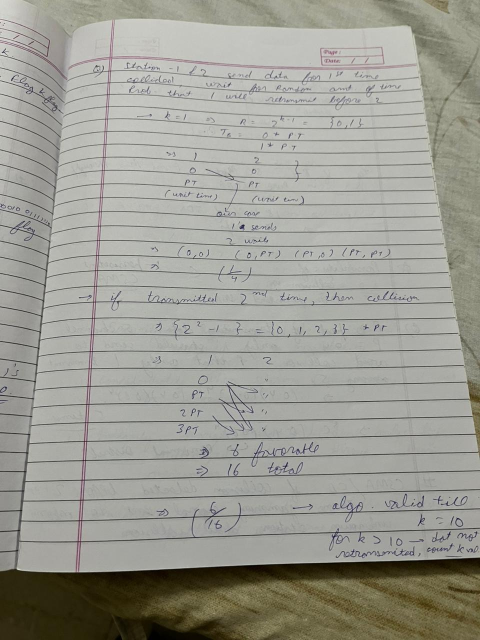
#> input picture data/real/WhatsApp Image 2026-07-02 at 20.00.42 (1).jpeg, 960 x 1280 px (shown at 1/2 size); its folder holds only this picture in this run
$ python diagnose.py
#> lines starting #> are read from the running program, lines starting #| are printed output that depends on the picture; after the words box and inside, x2 and y2 are one past the last pixel; in counts of white or black regions, pixels touching at a corner belong together
### features.py
import numpy as np
from PIL import Image, ImageFilter
from scipy.ndimage import sobel

MAX_DIM = 512


def load_image(path):
    img = Image.open(path).convert("RGB")
#> img is the input picture: PIL image 960x1280 RGB; mean R, G, B 155.7, 155.3, 146.8
    w, h = img.size
#> w = 960; h = 1280
    scale = MAX_DIM / max(w, h)
#> scale = 0.4
    if scale < 1.0:
        img = img.resize((max(1, int(w * scale)), max(1, int(h * scale))), Image.BILINEAR)
#> img: PIL image 384x512 RGB
    rgb = np.asarray(img, dtype=np.uint8)
    gray = np.asarray(img.convert("L"), dtype=np.float32)
    return gray, rgb


def pixel_grid_score(gray):

    gx = sobel(gray, axis=1)
    gy = sobel(gray, axis=0)

    vert = np.mean(np.abs(gx))
    hori = np.mean(np.abs(gy))

    fx = np.abs(np.fft.rfft(np.mean(np.abs(gx), axis=0)))
    fy = np.abs(np.fft.rfft(np.mean(np.abs(gy), axis=1)))

    fx[0] = 0
    fy[0] = 0

    peak = max(fx.max(), fy.max())
    avg = (fx.mean() + fy.mean()) / 2.0 + 1e-6

    score = peak / avg

    return float(np.clip((score - 5.0) / 15.0, 0.0, 1.0))

# [18 lines left out: function highlight_score, not called in this run]


def banding_score(rgb):
    gray = np.asarray(Image.fromarray(rgb).convert("L"), dtype=np.float32)

    blurred = np.asarray(Image.fromarray(gray.astype(np.uint8)).filter(ImageFilter.GaussianBlur(2)), dtype=np.float32)
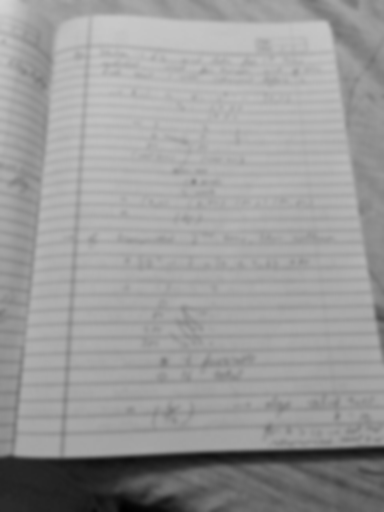
#> blurred: shape (512, 384) float32; min 1, max 212, mean 154.5
    local_var = (gray - blurred) ** 2
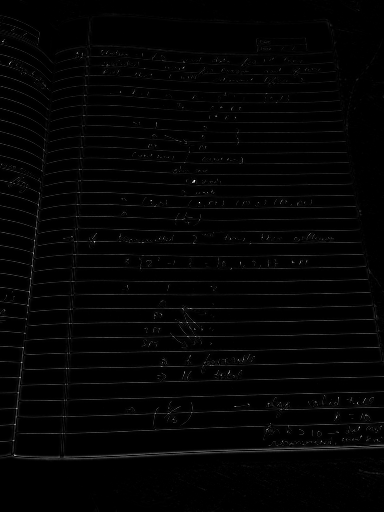
#> local_var: shape (512, 384) float32; min 0, max 8836, mean 137.2; drawn with min black and max white
    smooth_mask = local_var < np.percentile(local_var, 50)
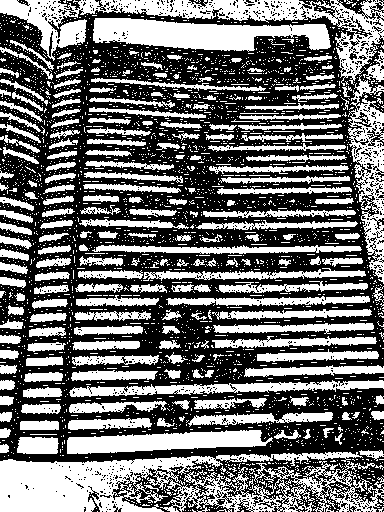
#> smooth_mask: shape (512, 384) bool; 44.2% white; 3023 white regions (2800 under 20 px), largest, box (x1, y1, x2, y2) and area: (0, 452, 384, 512) 12684, (0, 0, 384, 86) 7644, (93, 18, 331, 52) 5089

    if smooth_mask.sum() < 200:
        return 0.0

    gx = np.diff(gray, axis=1)
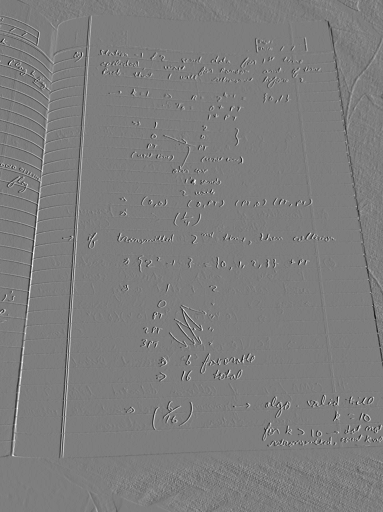
#> gx: shape (512, 383) float32; min -88, max 90, mean 0; drawn with min black and max white
    gy = np.diff(gray, axis=0)

    gx_mask = smooth_mask[:, :-1] & smooth_mask[:, 1:]
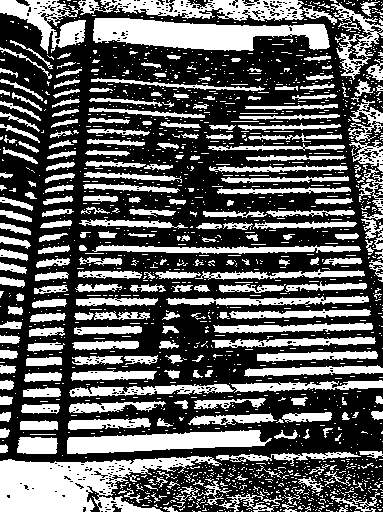
#> gx_mask: shape (512, 383) bool; 37.1% white; 1749 white regions (1494 under 20 px), largest, box (x1, y1, x2, y2) and area: (0, 456, 222, 512) 6649, (93, 18, 330, 51) 4973, (0, 0, 337, 54) 4879
    gy_mask = smooth_mask[:-1, :] & smooth_mask[1:, :]
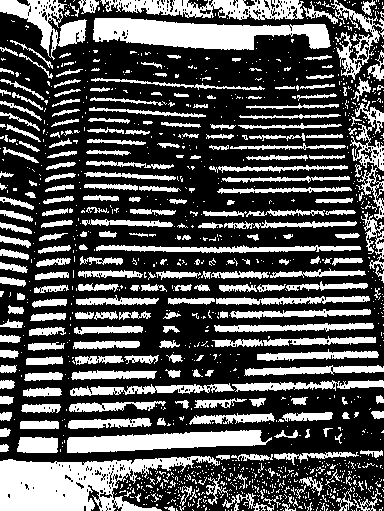
#> gy_mask: shape (511, 384) bool; 33% white; 1238 white regions (976 under 20 px), largest, box (x1, y1, x2, y2) and area: (0, 456, 220, 511) 6526, (93, 18, 331, 50) 4818, (67, 430, 272, 453) 2999

    all_diffs = np.concatenate([gx[gx_mask], gy[gy_mask]])
    if all_diffs.size < 100:
        return 0.0

    exact_zero_frac = float(np.mean(all_diffs == 0))
#> exact_zero_frac = 0.391
    return float(np.clip((exact_zero_frac - 0.03) / 0.25, 0.0, 1.0))


def extract_features(path):
    gray, rgb = load_image(path)
    return {
        "banding": banding_score(rgb),
        "pixelgrid" : pixel_grid_score(gray),
    }
#> in pixel_grid_score, `gy = sobel(gray, axis=0)`:
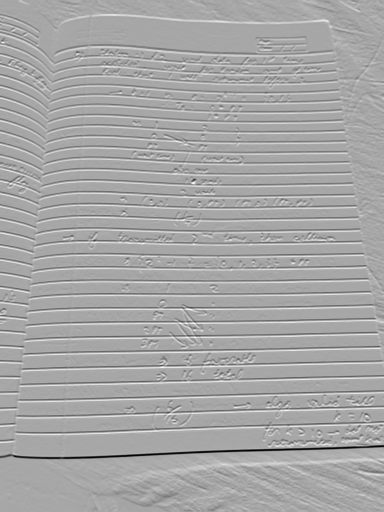
#> gy: shape (512, 384) float32; min -645, max 339, mean -1.5; drawn with min black and max white
#> in pixel_grid_score, `vert = np.mean(np.abs(gx))`: vert = 16.27
#> in pixel_grid_score, `hori = np.mean(np.abs(gy))`: hori = 42.17
#> in pixel_grid_score, `fx = np.abs(np.fft.rfft(np.mean(np.abs(gx), axis=0)))`: fx = 193 values, max 6246.4 at index 0, min 3.44 at index 76, mean 86.19
#> in pixel_grid_score, `fy = np.abs(np.fft.rfft(np.mean(np.abs(gy), axis=1)))`: fy = 257 values, max 21591.7 at index 0, min 24.18 at index 115, mean 490.6
#> in pixel_grid_score, `peak = max(fx.max(), fy.max())`: peak = 2140.1
#> in pixel_grid_score, `avg = (fx.mean() + fy.mean()) / 2.0 + 1e-6`: avg = 230.2
#> in pixel_grid_score, `score = peak / avg`: score = 9.3

### diagnose.py
# local indepdnt check

import os
import glob
import numpy as np
from features import extract_features
from sklearn.linear_model import LogisticRegression
from sklearn.model_selection import cross_val_predict, StratifiedKFold

REAL_DIR = "data/real"
SCREEN_DIR = "data/screen"


def main():
    real_paths = sorted(glob.glob(os.path.join(REAL_DIR, "*")))
    screen_paths = sorted(glob.glob(os.path.join(SCREEN_DIR, "*")))

    # figure out feature names dynamically from whatever features.py returns
    sample_feats = extract_features(real_paths[0])
#> sample_feats = {'banding': 1, 'pixelgrid': 0.286}
    feat_names = sorted(sample_feats.keys())
#> feat_names = ['banding', 'pixelgrid']
    print(f"Using features: {feat_names}\n")
#| Using features: ['banding', 'pixelgrid']

    X, y, paths = [], [], []
    for p in real_paths:
        f = extract_features(p)
#> f = {'banding': 1, 'pixelgrid': 0.286}
        X.append([f[k] for k in feat_names])
        y.append(0)
        paths.append(p)
    for p in screen_paths:
        f = extract_features(p)
        X.append([f[k] for k in feat_names])
        y.append(1)
        paths.append(p)

    X = np.array(X)
#> X = [[1, 0.286]]
    y = np.array(y)
    paths = np.array(paths)

    n_splits = min(5, min(np.bincount(y)))
#> (the run stopped early here; a loop or call above may not have finished)

$ run again, on data/real/WhatsApp Image 2026-07-02 at 20.00.43 (2).jpeg
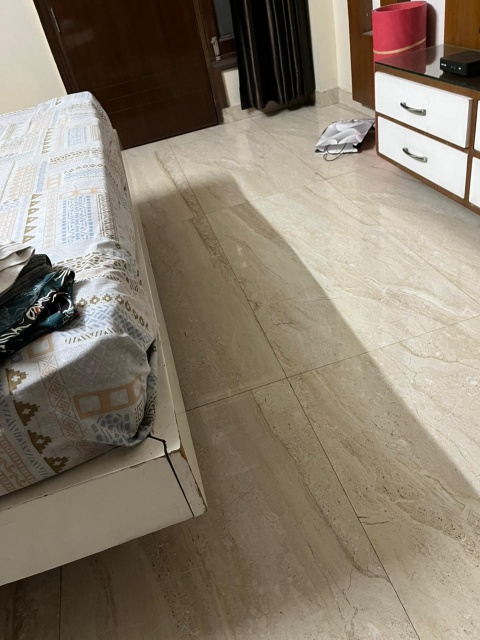
#> input picture data/real/WhatsApp Image 2026-07-02 at 20.00.43 (2).jpeg, 960 x 1280 px (shown at 1/2 size)
#> in load_image, img is the input picture: PIL image 960x1280 RGB; mean R, G, B 136.1, 125, 109.2
#> img: PIL image 384x512 RGB
#> in banding_score, `smooth_mask = local_var < np.percentile(local_var, 50)`:
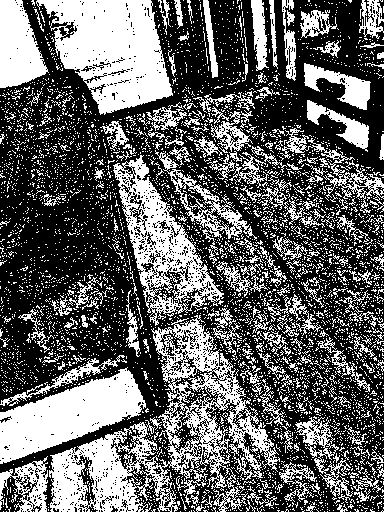
#> smooth_mask: shape (512, 384) bool; 39.1% white; 4997 white regions (4771 under 20 px), largest, box (x1, y1, x2, y2) and area: (49, 315, 280, 512) 13482, (36, 0, 173, 115) 9595, (0, 367, 146, 464) 6890
#> gx_mask: shape (512, 383) bool; 26.1% white; 3667 white regions (3492 under 20 px), largest, box (x1, y1, x2, y2) and area: (36, 0, 172, 114) 9093, (0, 368, 145, 464) 6697, (49, 434, 142, 512) 3631
#> in banding_score, `gy_mask = smooth_mask[:-1, :] & smooth_mask[1:, :]`:
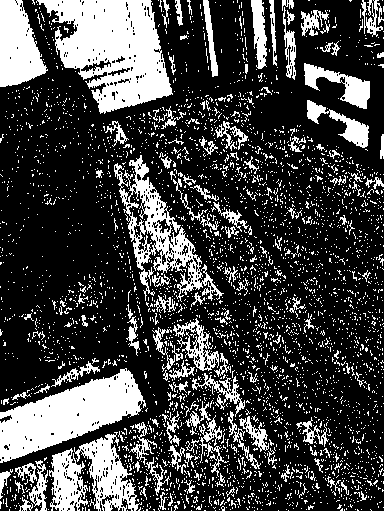
#> gy_mask: shape (511, 384) bool; 26.4% white; 3736 white regions (3589 under 20 px), largest, box (x1, y1, x2, y2) and area: (36, 0, 173, 114) 9049, (0, 368, 146, 463) 6658, (114, 155, 224, 302) 3848
#> exact_zero_frac = 0.447
#> vert = 27.81
#> hori = 25.24
#> fx = 193 values, max 10679.5 at index 0, min 2.31 at index 192, mean 179.9
#> fy = 257 values, max 12924.5 at index 0, min 2.63 at index 224, mean 160.9
#> peak = 2879.2
#> avg = 117.6
#> score = 24.49
#> sample_feats = {'banding': 1, 'pixelgrid': 1}
#> feat_names = ['banding', 'pixelgrid']
#| Using features: ['banding', 'pixelgrid']
#> f = {'banding': 1, 'pixelgrid': 1}
#> X = [[1, 1]]

$ run again, on data/real/WhatsApp Image 2026-07-02 at 20.00.43.jpeg
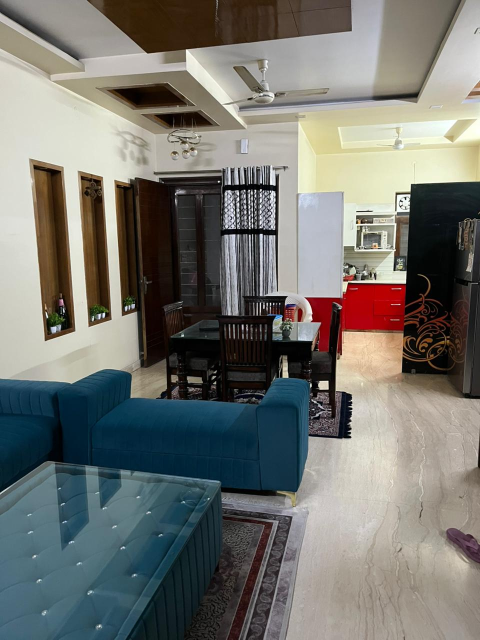
#> input picture data/real/WhatsApp Image 2026-07-02 at 20.00.43.jpeg, 960 x 1280 px (shown at 1/2 size)
#> in load_image, img is the input picture: PIL image 960x1280 RGB; mean R, G, B 116.7, 116.9, 111.7
#> img: PIL image 384x512 RGB
#> in banding_score, `smooth_mask = local_var < np.percentile(local_var, 50)`:
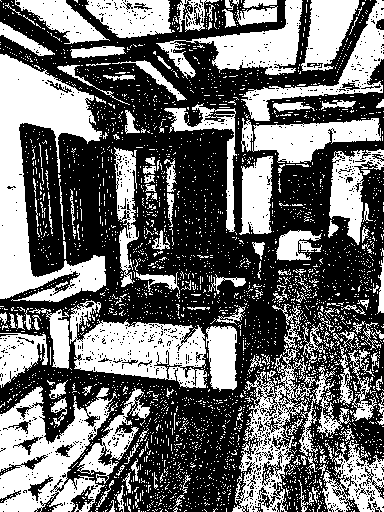
#> smooth_mask: shape (512, 384) bool; 42.7% white; 3270 white regions (3124 under 20 px), largest, box (x1, y1, x2, y2) and area: (0, 54, 106, 302) 11481, (0, 386, 118, 512) 7592, (70, 300, 207, 388) 6289
#> gx_mask: shape (512, 383) bool; 34% white; 1787 white regions (1663 under 20 px), largest, box (x1, y1, x2, y2) and area: (0, 54, 105, 302) 10910, (0, 387, 111, 512) 5919, (74, 321, 205, 379) 4730
#> in banding_score, `gy_mask = smooth_mask[:-1, :] & smooth_mask[1:, :]`:
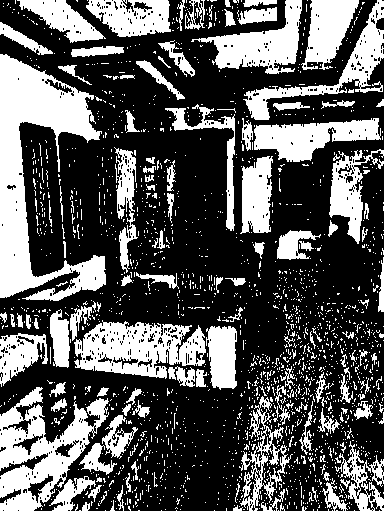
#> gy_mask: shape (511, 384) bool; 34.7% white; 1919 white regions (1784 under 20 px), largest, box (x1, y1, x2, y2) and area: (0, 54, 106, 301) 11040, (0, 387, 109, 511) 5904, (74, 320, 206, 379) 4721
#> exact_zero_frac = 0.511
#> vert = 35.24
#> hori = 30.65
#> fx = 193 values, max 13534.1 at index 0, min 14.39 at index 32, mean 318.5
#> fy = 257 values, max 15693.7 at index 0, min 2.95 at index 236, mean 328.6
#> peak = 2788.4
#> avg = 258
#> score = 10.81
#> sample_feats = {'banding': 1, 'pixelgrid': 0.387}
#> feat_names = ['banding', 'pixelgrid']
#| Using features: ['banding', 'pixelgrid']
#> f = {'banding': 1, 'pixelgrid': 0.387}
#> X = [[1, 0.387]]

$ run again, on data/real/WhatsApp Image 2026-07-02 at 20.00.44 (1).jpeg
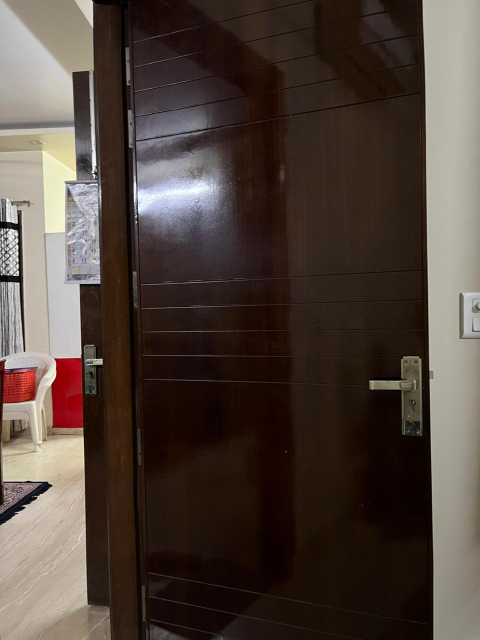
#> input picture data/real/WhatsApp Image 2026-07-02 at 20.00.44 (1).jpeg, 960 x 1280 px (shown at 1/2 size)
#> in load_image, img is the input picture: PIL image 960x1280 RGB; mean R, G, B 80, 66.9, 59.4
#> img: PIL image 384x512 RGB
#> smooth_mask: shape (512, 384) bool; 42.4% white; 2970 white regions (2837 under 20 px), largest, box (x1, y1, x2, y2) and area: (116, 308, 342, 495) 26339, (343, 0, 384, 512) 13343, (229, 77, 337, 219) 8757
#> gx_mask: shape (512, 383) bool; 30.8% white; 1934 white regions (1797 under 20 px), largest, box (x1, y1, x2, y2) and area: (116, 308, 341, 495) 21093, (343, 0, 383, 512) 11033, (270, 86, 335, 215) 3191
#> in banding_score, `gy_mask = smooth_mask[:-1, :] & smooth_mask[1:, :]`:
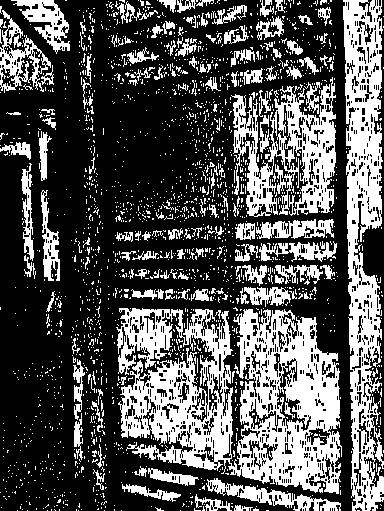
#> gy_mask: shape (511, 384) bool; 33.4% white; 2098 white regions (1948 under 20 px), largest, box (x1, y1, x2, y2) and area: (116, 308, 342, 494) 22730, (343, 0, 384, 511) 11968, (231, 77, 336, 217) 6454
#> exact_zero_frac = 0.743
#> vert = 22.46
#> hori = 13.2
#> fx = 193 values, max 8625.6 at index 0, min 12.05 at index 192, mean 363.1
#> fy = 257 values, max 6760.2 at index 0, min 9.13 at index 108, mean 167.8
#> peak = 4183.5
#> avg = 229.9
#> score = 18.19
#> sample_feats = {'banding': 1, 'pixelgrid': 0.88}
#> feat_names = ['banding', 'pixelgrid']
#| Using features: ['banding', 'pixelgrid']
#> f = {'banding': 1, 'pixelgrid': 0.88}
#> X = [[1, 0.88]]
